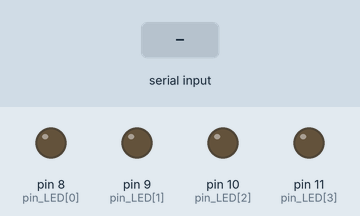
The sketch below on a simulated Arduino Uno, built with avr-gcc and run on an emulated ATmega328P. Shown: output pins drawn as LEDs (lit = HIGH). Inputs (shaded band) come from the test bench. What the sketch prints to the serial monitor is not drawn.

Above: at 1.2 s.
1.3 s: "1" received over Serial
At 2.5 s:
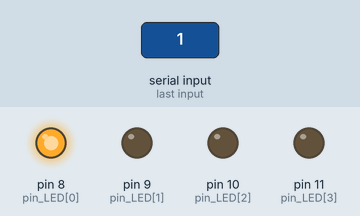
2.8 s: "2" received over Serial
At 3.7 s:
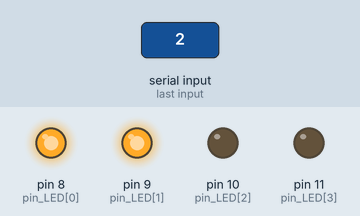
4.3 s: "3" received over Serial
At 4.9 s:
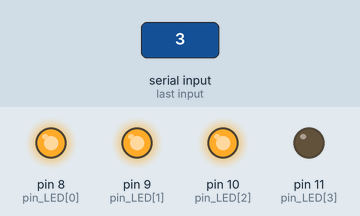
5.8 s: "4" received over Serial
At 6.8 s:
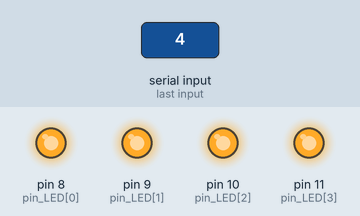
7.3 s: "0" received over Serial
At 8.0 s:
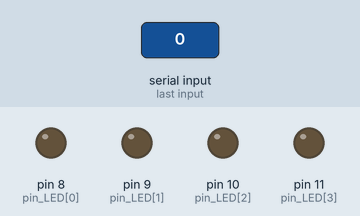
10.3 s: "2" received over Serial
At 11.7 s:
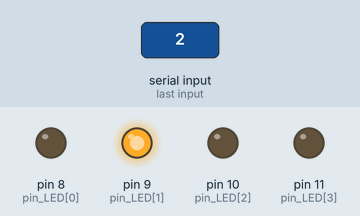
Timing chart, 0 to 12.8 s (numbered marks = the images above; inputs shaded):
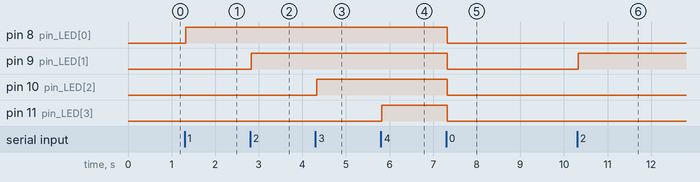

Measured:
- after the input at 1.3 s, pin 8 (pin_LED[0]): LOW → HIGH at once
- after the input at 2.8 s, pin 9 (pin_LED[1]): LOW → HIGH at once
- after the input at 4.3 s, pin 10 (pin_LED[2]): LOW → HIGH at once
- after the input at 5.8 s, pin 11 (pin_LED[3]): LOW → HIGH at once
- after the input at 7.3 s, pin 8 (pin_LED[0]), pin 9 (pin_LED[1]), pin 10 (pin_LED[2]), pin 11 (pin_LED[3]): HIGH → LOW at once
- after the input at 10.3 s, pin 9 (pin_LED[1]): LOW → HIGH at once

The sketch:

ex3.ino
```cpp
int pin_LED[4] = {8,9,10,11}; // 배열 선언
int k; // 변수 선언

void setup(){
Serial.begin(9600); // 시리얼 통신을 위한 전송속도 9600 설정
for( k=0; k<4; k++){
  pinMode(pin_LED[k], OUTPUT); // LED[k] OUTPUT지정
  }
}
void loop(){
  Serial.println("Enter 1,2,3,4 !"); // 문자열 전송
  if(Serial.available()){ // Serial 통신이 가능하다면
    char select= Serial.read(); // 사용자가 입력한 select 변수에 Serial을 읽어와 대입하고
    Serial.print("Select Number="); // 문자열 전송
    Serial.println(select); // select(사용자가 입력한 문자) 출력

    switch(select){
      case '1': // 변수를 읽어드릴 때 char형으로 받았으므로 ‘’를 이용해 1을 문자로 바꿔줘야 함, case ‘1’ 일 때
      digitalWrite(pin_LED[0], HIGH);// pin_LED[0], HIGH
      break;
      case '2': // 변수를 읽어드릴 때 char형으로 받았으므로 ‘’를 이용해 2을 문자로 바꿔줘야 함, case ‘2’ 일 때
      digitalWrite(pin_LED[1], HIGH);// pin_LED[1], HIGH
      break;
      case '3': // 변수를 읽어드릴 때 char형으로 받았으므로 ‘’를 이용해 3을 문자로 바꿔줘야 함, case ‘3’ 일 때
      digitalWrite(pin_LED[2], HIGH);// pin_LED[2], HIGH
      break;
      case '4': // 변수를 읽어드릴 때 char형으로 받았으므로 ‘’를 이용해 4을 문자로 바꿔줘야 함, case ‘4’ 일 때
      digitalWrite(pin_LED[3], HIGH);// pin_LED[3], HIGH
      break;
      default: // 1~4를 제외한 다른 문자를 입력 했을 경우
      for(k=0; k<4; k++){
        digitalWrite(pin_LED[k], LOW);// pin_LED[0~4], LOW
      }
      break;
    }
  }
}
```
